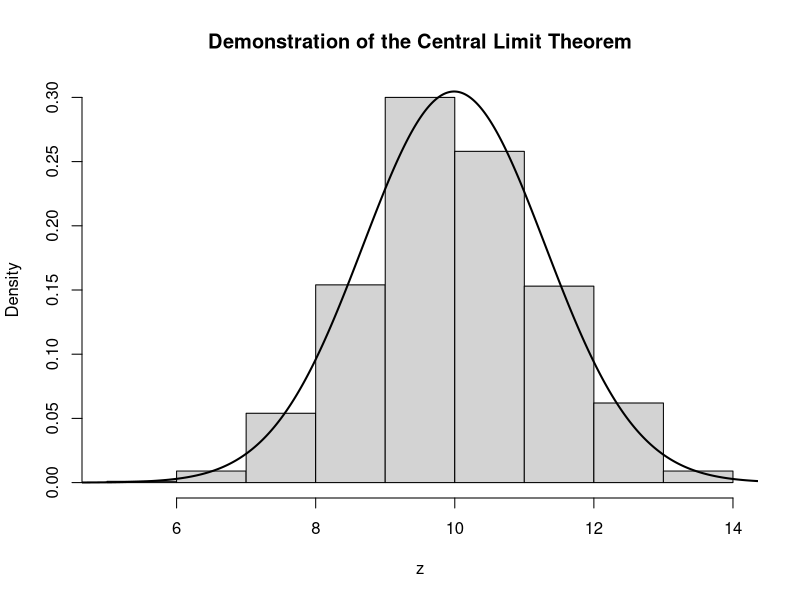
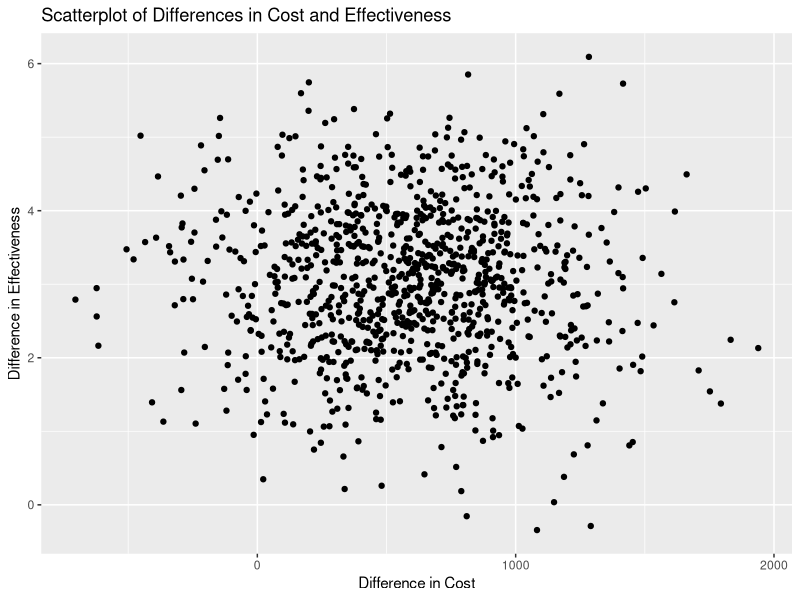
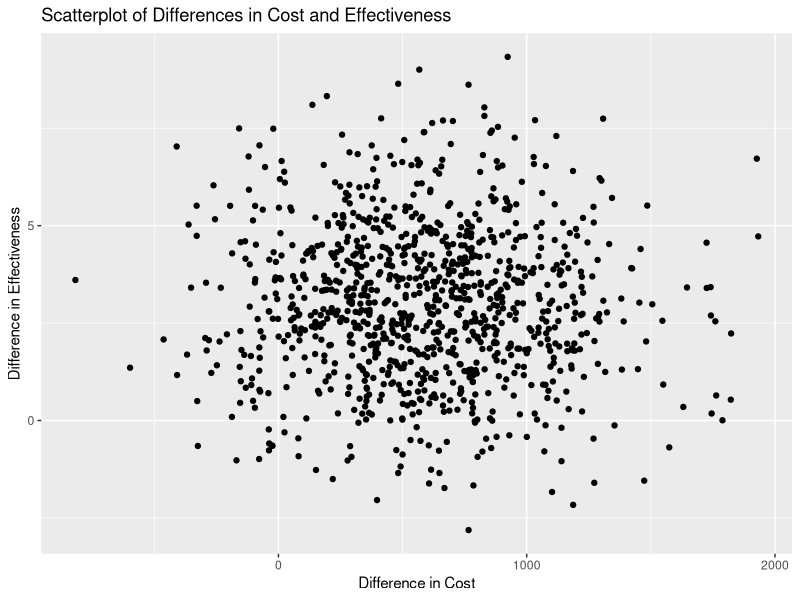
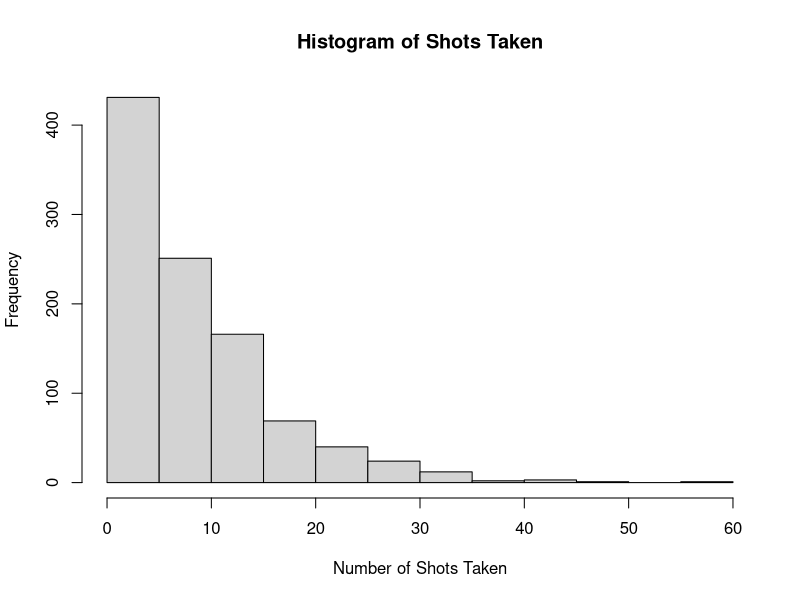
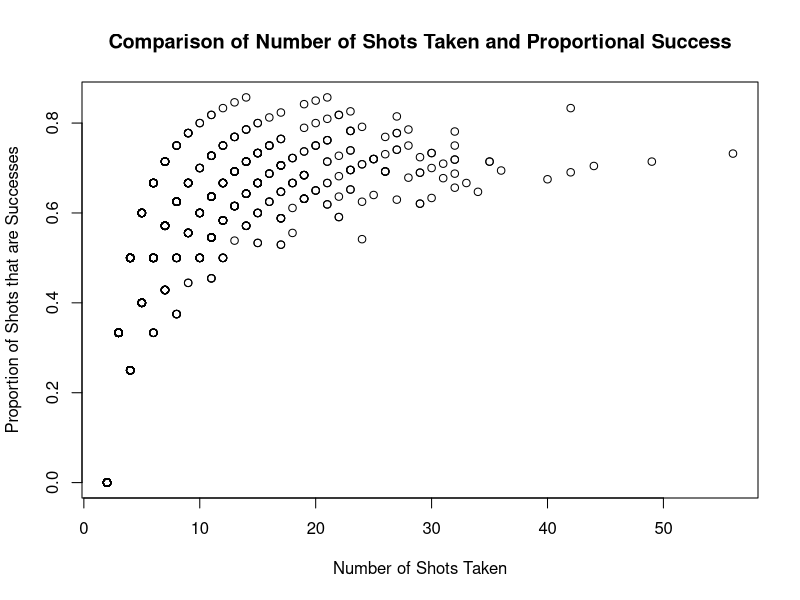

Reproduce these figures in R, in order.
## ---- chunk 1
knitr::opts_chunk$set(echo = TRUE)
## ---- chunk 2

girls <- c(.4777, .4875, .4859, .4754, .4874, .4864, .4813, .4787, .4895, .4797, .4876, .4859, .4857, .4907, .5010, .4903, .4860, .4911, .4871, .4725, .4822, .4870, .4823, .4973)

sd_observed <- sd(girls)
cat("The observed standard deviation is", sd_observed)

mean(girls)

sd_theoretical = sqrt(mean(girls)*(1-mean(girls))/3900)
cat("The theoretical standard deviation for a constant probability over the 24-month period is", sd_theoretical)

cat("The standard deviation of the proportions is 0.006 whereas the standard deviation of a constant probability over the 24-month period is 0.008.")
## ---- chunk 3
#equation for confidence interval: p +/- sqrt(p*(1-p)/n)

#this is the chi-squared value?
chi_h <- qchisq(.975, df = 23)
chi_l <- qchisq(.025, df = 23)

ci_l <- sqrt((23*(sd_observed^2))/chi_l)
ci_h <- sqrt((23*(sd_observed^2))/chi_h)

cat("The confidence interval is", "[",ci_h,",", ci_l,"]")
print(ci_l)
print(ci_h)

cat("This is not significant because it includes the observed standard deviation (about 0.006) in its interval.")

#I used these sources to understand chi-squared values because I have never learned about them before: https://makemeanalyst.com/statistics-with-r/chi-square-distribution-in-r/#:~:text=In%20R%2C%20the%20Chi%2DSquare,of%20the%20Chi%2DSquare%20distribution, https://www.milefoot.com/math/stat/ci-variances.htm
## ---- chunk 4

z <- rep(NA, 1000)

for (i in 1:1000){
  sample_z <- runif(20, min = 0, max = 1)
  z[i] <- sum(sample_z)
}


hist(z, freq = FALSE, main = "Demonstration of the Central Limit Theorem")
x <- seq(0, 15, by = 0.01)
y <- dnorm(x, mean(z), sd(z))
lines(x, y, lwd = 2)

cat("While the density plot demonstrates a normal distribution, the histogram shows a little more variance in what the data demonstrates.")

#I referred to Professor Goodliffe's updated class notes to understand how to layer a density plot on the histogram
## ---- chunk 5

total_weights <- rep(NA, 1000)

for (i in 1:1000){
  sex <- rbinom(10, 1, 0.5)
  log_weight <- ifelse(sex == 1,
         rnorm(10, 5.13, 0.17),
         rnorm(10, 4.96, 0.2))
  weight <- exp(log_weight)
  total_weights[i] <- sum(weight)
}

exceeds_capacity <- sum(total_weights > 1750)

probability_exceeds <- exceeds_capacity/1000
cat("The probability that the weigt exceeds the capacity is", probability_exceeds)


## ---- chunk 6
library(ggplot2)

cost_difference <- 600 + 400*rt(1000, 50)
effectiveness_difference <- 3 + rt(1000, 100)

cost_effectiveness <- data.frame(cost = cost_difference, effectiveness = effectiveness_difference)

ggplot(data = cost_effectiveness,
       aes(x = cost,
           y = effectiveness)) +
  geom_point() +
  labs(x = "Difference in Cost",
       y = "Difference in Effectiveness",
       title = "Scatterplot of Differences in Cost and Effectiveness")


## ---- chunk 7

cost_effectiveness$ratio <- cost_effectiveness$cost/cost_effectiveness$effectiveness

mean <- mean(cost_effectiveness$ratio)

cat("The 50% confidence interval is", "[", quantile(cost_effectiveness$ratio, c(0.25, 0.75)), "]", "and the 95% confidence interval is", "[", quantile(cost_effectiveness$ratio, c(0.025, 0.975)), "]")


#I used this website to learn how to use quantile to make producing CIs much easier (so I didn't have to use t-scores: https://www.digitalocean.com/community/tutorials/quantile-function-in-r
## ---- chunk 8

cost_difference <- 600 + 400*rt(1000, 50)
effectiveness_difference <- 3 + 2*rt(1000, 100)

cost_effectiveness <- data.frame(cost = cost_difference, effectiveness = effectiveness_difference)

ggplot(data = cost_effectiveness,
       aes(x = cost,
           y = effectiveness)) +
  geom_point() +
  labs(x = "Difference in Cost",
       y = "Difference in Effectiveness",
       title = "Scatterplot of Differences in Cost and Effectiveness")

cost_effectiveness <- data.frame(cost = cost_difference, effectiveness = effectiveness_difference)

cost_effectiveness$ratio <- cost_effectiveness$cost/cost_effectiveness$effectiveness

mean <- mean(cost_effectiveness$ratio)

cat("The 50% confidence interval is", "[", quantile(cost_effectiveness$ratio, c(0.25, 0.75)), "]", "and the 95% confidence interval is", "[", quantile(cost_effectiveness$ratio, c(0.025, 0.975)), "]")

## ---- chunk 9
basketball <- function(){
  
  consecutive_misses <- 0
  shots_taken <- 0
  total_misses <- 0
    while(consecutive_misses < 2){
      shots <- rbinom(1, 1, 0.6)
      if(shots == 1){
        consecutive_misses <- 0
      } else {
        consecutive_misses <- consecutive_misses + 1
        total_misses <- total_misses + 1
      }
      shots_taken <- shots_taken + 1
    }
  
  list(shots_taken,
       (shots_taken - total_misses)/shots_taken)
}

#I used this source to understand how to use the while code: https://campus.datacamp.com/courses/intermediate-r/chapter-2-loops?ex=1
#I also consulted the textbook to understand how to use if and else commands within the context of while
## ---- chunk 10

taken_shots <- rep(NA, 1000)
proportion <- rep(NA, 1000)

for(i in 1:1000){
  result <- basketball()
  taken_shots[i] <- result[[1]]
  proportion[i] <- result[[2]]
}

cat("The average of the total number of shots that the player takes is", mean(taken_shots))
cat("The standard deviation of the total number of shots that the player takes is", sd(taken_shots))

hist(taken_shots, xlab = "Number of Shots Taken", main = "Histogram of Shots Taken")

## ---- chunk 11

plot(taken_shots, proportion, xlab = "Number of Shots Taken", ylab = "Proportion of Shots that are Successes", main = "Comparison of Number of Shots Taken and Proportional Success")

## ---- chunk 12
cat("I gave credit to any electronic/textbook sources throughout the course of this problem set. I worked through every problem with Vanessa and Shari and compared answers with them. We did not copy each others' code.")
